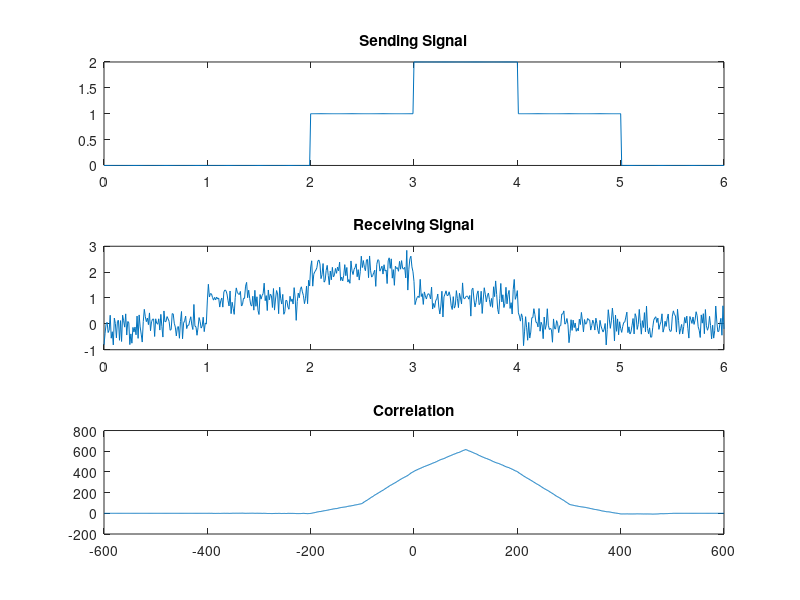

Write the MATLAB code that produced this figure.
clc;
clear all;

t = 0:0.01:6;

s1 = t>=2 & t<=5;
s2 = t>=3 & t<=4;
s = s1+s2;

d1 = t>=1 & t<=4;
d2 = t>=2 & t<=3;
d = d1+d2;

n = awgn(d,10);

R = xcorr(s,n);

L = length(t)-1;
A = -L:L;

subplot(311);
plot(t,s);
title("Sending Signal");

subplot(312);
plot(t,n);
title("Receiving Signal");

subplot(313);
plot(A,R);
title("Correlation");

max = max(R);
i = find(R == max);

index = i-L
